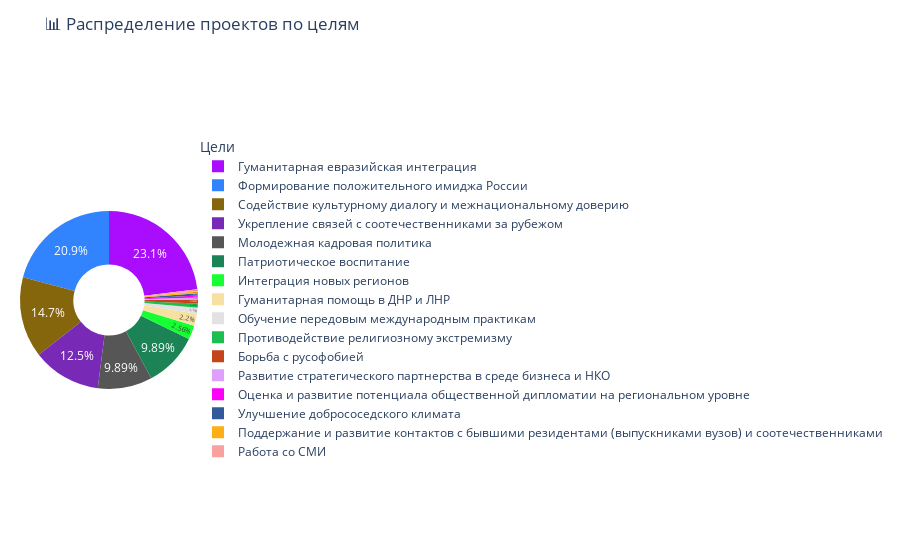

The cell this chart's notebook holds for it:
### Code cell
import pandas as pd
from sqlalchemy import create_engine
import plotly.express as px
import plotly.colors as pc

# 1. Подключение к БД
db_url = "mysql+mysqlconnector://root:NewStrongPassword@localhost/projectsdb"
engine = create_engine(db_url)

# 2. Чтение SQL-запроса
query_file = "../sql_queries/3_aims_ranking.sql"

def execute_query(query_file):
    with open(query_file, 'r', encoding='utf-8') as file:
        query = file.read()
    return pd.read_sql(query, engine)

# 3. Загружаем данные
df = execute_query(query_file)

# 4. Добавим столбец с процентами
df['Процент'] = df['Количество_проектов'] / df['Количество_проектов'].sum() * 100

# 5. Используем палитру с большим количеством уникальных цветов
unique_colors = pc.qualitative.Alphabet  # 26 уникальных цветов
# Если целей больше 26 — расширим палитру:
if len(df) > len(unique_colors):
    unique_colors *= (len(df) // len(unique_colors)) + 1

# 6. Построение круговой диаграммы в Plotly
fig = px.pie(
    df,
    values='Количество_проектов',
    names='Цель',
    title='📊 Распределение проектов по целям',
    color_discrete_sequence=unique_colors[:len(df)],
    hole=0.4
)

# 7. Только проценты внутри, подробности — при наведении
fig.update_traces(
    textinfo='percent',
    textposition='inside',
    hovertemplate='<b>%{label}</b><br>Проектов: %{value}<br>Доля: %{percent}',
)

# 8. Оформление
fig.update_layout(
    legend_title_text='Цели',
    legend=dict(x=1, y=0.5),
    margin=dict(t=60, b=20, l=20, r=120),
)

# 9. Показ диаграммы
fig.show()

### Figure 1 — Plotly figure (JSON) as saved in the notebook; plotly's stock layout.template omitted (floating-point values rounded to 4 significant figures)
{"data": [{"domain": {"x": [0, 1], "y": [0, 1]}, "hole": 0.4, "hovertemplate": "<b>%{label}</b><br>Проектов: %{value}<br>Доля: %{percent}", "labels": ["Гуманитарная евразийская интеграция", "Формирование положительного имиджа России", "Содействие культурному диалогу и межнациональному доверию", "Укрепление связей с соотечественниками за рубежом", "Молодежная кадровая политика", "Патриотическое воспитание", "Интеграция новых регионов", "Гуманитарная помощь в ДНР и ЛНР", "Обучение передовым международным практикам", "Противодействие религиозному экстремизму", "Борьба с русофобией", "Развитие стратегического партнерства в среде бизнеса и НКО", "Оценка и развитие потенциала общественной дипломатии на региональном уровне", "Улучшение добрососедского климата", "Поддержание и развитие контактов с бывшими резидентами (выпускниками вузов) и соотечественниками", "Работа со СМИ"], "legendgroup": "", "name": "", "showlegend": true, "textinfo": "percent", "textposition": "inside", "type": "pie", "values": [63, 57, 40, 34, 27, 27, 7, 6, 3, 2, 2, 1, 1, 1, 1, 1]}], "layout": {"legend": {"title": {"text": "Цели"}, "tracegroupgap": 0, "x": 1, "y": 0.5}, "margin": {"b": 20, "l": 20, "r": 120, "t": 60}, "piecolorway": ["#AA0DFE", "#3283FE", "#85660D", "#782AB6", "#565656", "#1C8356", "#16FF32", "#F7E1A0", "#E2E2E2", "#1CBE4F", "#C4451C", "#DEA0FD", "#FE00FA", "#325A9B", "#FEAF16", "#F8A19F"], "title": {"text": "📊 Распределение проектов по целям"}}}
